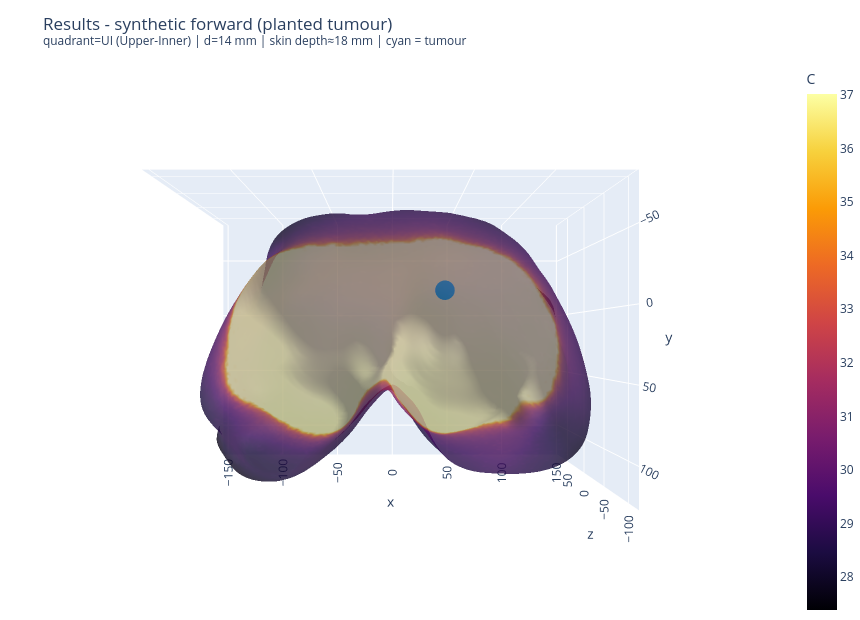

Notebook code for this chart:
### Markdown cell above
## 7 · Solution & Results — forward solve with the planted UOQ tumour

### Code cell
apply_constants()
t0 = time.time()
T_sol, msh = pennes_forward(msh_path, plant, geo)
_, _, _, T_surf = R.compute_fea_residual(T_sol, msh, geo['surface_pts'], geo['T_measured'])
dt = time.time() - t0

print('Solution Information')
print(f"  mesh nodes     : {msh.geometry.x.shape[0]:,}")
print(f"  solve time     : {dt:.1f} s")
print(f"  T_surface      : {T_surf.min():.2f} .. {T_surf.max():.2f} C  (mean {T_surf.mean():.2f})")
print(f"  peak rise/mean : {T_surf.max() - T_surf.mean():.2f} C")

fig = go.Figure(go.Mesh3d(
    x=sp[:,0], y=sp[:,1], z=sp[:,2], i=faces[:,0], j=faces[:,1], k=faces[:,2],
    intensity=T_surf, colorscale='Inferno', intensitymode='vertex',
    colorbar=dict(title='C'), flatshading=False, opacity=0.55,
    lighting=dict(ambient=0.6, diffuse=0.8)))
fig.add_trace(sphere_mesh([plant['x_t_mm'], plant['y_t_mm'], plant['z_t_mm']],
                          plant['d_mm']/2.0, 'cyan', name=f'tumour ({chosen_quad})'))
fig.update_layout(
    title=(f'Results - synthetic forward (planted tumour)<br>'
           f'<sup>quadrant={chosen_quad} ({QUAD_NAMES[chosen_quad]}) | '
           f'd={plant["d_mm"]:.0f} mm | skin depth≈{skin_clr:.0f} mm | '
           f'cyan = tumour</sup>'),
    scene=dict(aspectmode='data', camera=ANT_CAM),
    height=620, width=860, margin=dict(l=0, r=0, t=60, b=0))
fig.write_html(str(R.RESULTS_DIR / f'{pid}_forward_result.html'))
fig.show()

### Figure 1 — Plotly figure (JSON) as saved in the notebook; plotly's stock layout.template omitted (floating-point values rounded to 4 significant figures; data arrays with more than 128 entries replaced by an {"elided": "..."} marker saying what was removed)
{"data": [{"colorbar": {"title": {"text": "C"}}, "colorscale": [[0, "#000004"], [0.1111, "#1b0c41"], [0.2222, "#4a0c6b"], [0.3333, "#781c6d"], [0.4444, "#a52c60"], [0.5556, "#cf4446"], [0.6667, "#ed6925"], [0.7778, "#fb9b06"], [0.8889, "#f7d13d"], [1, "#fcffa4"]], "flatshading": false, "i": {"elided": "76820 int values"}, "intensity": {"elided": "38412 float values"}, "intensitymode": "vertex", "j": {"elided": "76820 int values"}, "k": {"elided": "76820 int values"}, "lighting": {"ambient": 0.6, "diffuse": 0.8}, "opacity": 0.55, "type": "mesh3d", "x": {"elided": "38412 float values"}, "y": {"elided": "38412 float values"}, "z": {"elided": "38412 float values"}}, {"alphahull": 0, "color": "cyan", "flatshading": true, "name": "tumour (UI)", "opacity": 1, "showscale": false, "type": "mesh3d", "x": {"elided": "484 float values"}, "y": {"elided": "484 float values"}, "z": {"elided": "484 float values"}}], "layout": {"height": 620, "margin": {"b": 0, "l": 0, "r": 0, "t": 60}, "scene": {"aspectmode": "data", "camera": {"eye": {"x": 0, "y": 0, "z": -2.2}, "up": {"x": 0, "y": -1, "z": 0}}}, "title": {"text": "Results - synthetic forward (planted tumour)<br><sup>quadrant=UI (Upper-Inner) | d=14 mm | skin depth≈18 mm | cyan = tumour</sup>"}, "width": 860}}
